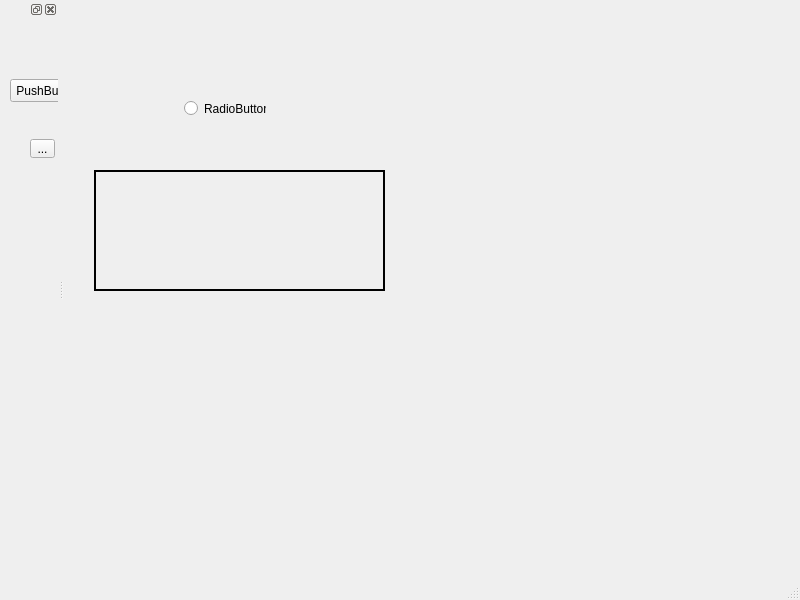
<?xml version="1.0" encoding="UTF-8"?>
<ui version="4.0">
 <class>Form2</class>
 <widget class="QMainWindow" name="Form2">
  <property name="geometry">
   <rect>
    <x>0</x>
    <y>0</y>
    <width>800</width>
    <height>600</height>
   </rect>
  </property>
  <property name="windowTitle">
   <string>MainWindow</string>
  </property>
  <widget class="QWidget" name="centralwidget">
   <widget class="QStackedWidget" name="stackedWidget">
    <property name="geometry">
     <rect>
      <x>90</x>
      <y>50</y>
      <width>291</width>
      <height>101</height>
     </rect>
    </property>
    <property name="currentIndex">
     <number>0</number>
    </property>
    <widget class="QWidget" name="page">
     <widget class="QRadioButton" name="radioButton">
      <property name="geometry">
       <rect>
        <x>30</x>
        <y>50</y>
        <width>82</width>
        <height>17</height>
       </rect>
      </property>
      <property name="text">
       <string>RadioButton</string>
      </property>
     </widget>
    </widget>
    <widget class="QWidget" name="page_2"/>
   </widget>
   <widget class="QFrame" name="frame">
    <property name="geometry">
     <rect>
      <x>30</x>
      <y>170</y>
      <width>291</width>
      <height>121</height>
     </rect>
    </property>
    <property name="frameShape">
     <enum>QFrame::Panel</enum>
    </property>
    <property name="frameShadow">
     <enum>QFrame::Plain</enum>
    </property>
    <property name="lineWidth">
     <number>2</number>
    </property>
   </widget>
  </widget>
  <widget class="QMenuBar" name="menubar">
   <property name="geometry">
    <rect>
     <x>0</x>
     <y>0</y>
     <width>800</width>
     <height>21</height>
    </rect>
   </property>
  </widget>
  <widget class="QStatusBar" name="statusbar"/>
  <widget class="QDockWidget" name="dockWidget">
   <attribute name="dockWidgetArea">
    <number>1</number>
   </attribute>
   <widget class="QWidget" name="dockWidgetContents">
    <widget class="QPushButton" name="pushButton">
     <property name="geometry">
      <rect>
       <x>10</x>
       <y>60</y>
       <width>75</width>
       <height>23</height>
      </rect>
     </property>
     <property name="text">
      <string>PushButton</string>
     </property>
    </widget>
    <widget class="QToolButton" name="toolButton">
     <property name="geometry">
      <rect>
       <x>30</x>
       <y>120</y>
       <width>25</width>
       <height>19</height>
      </rect>
     </property>
     <property name="text">
      <string>...</string>
     </property>
    </widget>
   </widget>
  </widget>
 </widget>
 <resources/>
 <connections/>
</ui>
